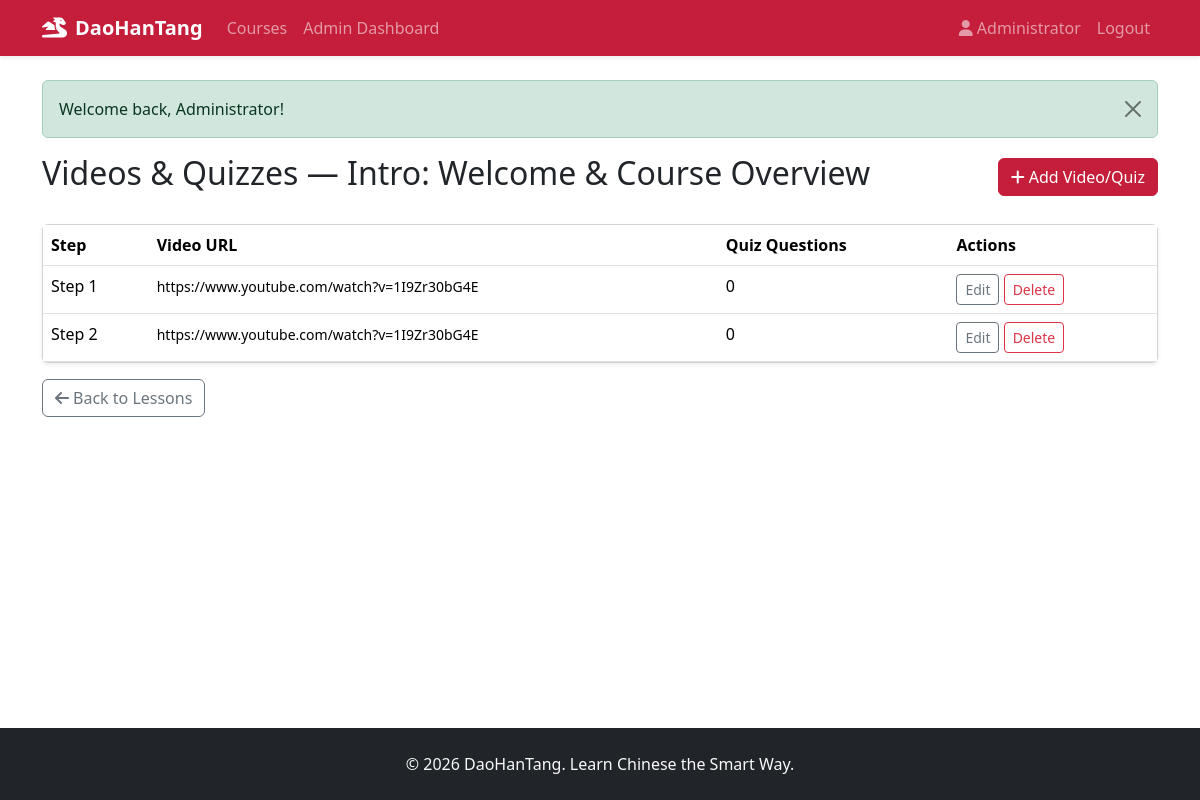
Page /admin/lessons/items?lesson_id=1 (signed in) on the committed database.
### tables this page shows
CREATE TABLE lessons (
    id INT UNSIGNED AUTO_INCREMENT PRIMARY KEY,
    course_id INT UNSIGNED NOT NULL,
    title VARCHAR(200) NOT NULL,
    lesson_number TINYINT UNSIGNED NOT NULL COMMENT '0=Intro, 1-15=Lessons',
    created_at TIMESTAMP DEFAULT CURRENT_TIMESTAMP,
    UNIQUE KEY unique_lesson_order (course_id, lesson_number),
    FOREIGN KEY (course_id) REFERENCES courses(id) ON DELETE CASCADE
);

CREATE TABLE lesson_items (
    id INT UNSIGNED AUTO_INCREMENT PRIMARY KEY,
    lesson_id INT UNSIGNED NOT NULL,
    item_order TINYINT UNSIGNED NOT NULL DEFAULT 1,
    video_url VARCHAR(500) NOT NULL,
    created_at TIMESTAMP DEFAULT CURRENT_TIMESTAMP,
    UNIQUE KEY unique_item_order (lesson_id, item_order),
    FOREIGN KEY (lesson_id) REFERENCES lessons(id) ON DELETE CASCADE
);

### app/Core/Controller.php (called while the page is built, shortened)
<?php
class Controller
{
    protected function view(string $view, array $data = []): void
    {
        extract($data);
        $appConfig = require dirname(__DIR__, 2) . '/config/app.php';
        $viewPath = dirname(__DIR__) . '/Views/' . str_replace('.', '/', $view) . '.php';
        require dirname(__DIR__) . '/Views/layouts/header.php';
        require $viewPath;
        require dirname(__DIR__) . '/Views/layouts/footer.php';
    }
}

### app/Controllers/Admin/LessonController.php (called while the page is built, shortened)
<?php
class LessonController extends Controller
{
    public function items(): void
    {
        $lessonId = (int) ($_GET['lesson_id'] ?? 0);
        $lesson = Lesson::find($lessonId);
        $course = Course::find((int) $lesson['course_id']);
        $items = LessonItem::byLesson($lessonId);
        $this->view('admin.lessons.items', [
            'course' => $course,
            'lesson' => $lesson,
            'items'  => $items,
        ]);
    }
}

### app/Core/Router.php (called while the page is built, shortened)
<?php
class Router
{
    private array $routes = [];
    public function get(string $path, array $handler): self
    {
        $this->routes['GET'][$this->normalize($path)] = $handler;
        return $this;
    }
    public function post(string $path, array $handler): self
    {
        $this->routes['POST'][$this->normalize($path)] = $handler;
        return $this;
    }
    public function dispatch(string $uri, string $method): void
    {
        $path = $this->normalize(parse_url($uri, PHP_URL_PATH) ?? '/');
        $method = strtoupper($method);
        $handler = $this->routes[$method][$path] ?? null;
        [$controllerClass, $action] = $handler;
        $controller = new $controllerClass();
        $controller->$action();
    }
    private function normalize(string $path): string
    {
        $base = rtrim(dirname($_SERVER['SCRIPT_NAME']), '/\\');
        if ($base !== '' && str_starts_with($path, $base)) {
            $path = substr($path, strlen($base));
        }
        $path = '/' . trim($path, '/');
        return $path === '/' ? '/' : rtrim($path, '/');
    }
}

### index.php (called while the page is built, shortened)
<?php
require __DIR__ . '/bootstrap.php';
$router = require __DIR__ . '/routes/web.php';
$router->dispatch($_SERVER['REQUEST_URI'], $_SERVER['REQUEST_METHOD']);

### bootstrap.php (called while the page is built, shortened)
<?php
spl_autoload_register(function (string $class): void {
    $prefix = 'App\\';
    $baseDir = __DIR__ . '/app/';
    $relative = substr($class, strlen($prefix));
    $file = $baseDir . str_replace('\\', '/', $relative) . '.php';
});
require __DIR__ . '/app/helpers.php';

### config/database.php (called while the page is built)
<?php
return [
    'host'     => 'localhost',
    'dbname'   => 'daohantang',
    'username' => 'root',
    'password' => '',
    'charset'  => 'utf8mb4',
];

### app/Core/Database.php (called while the page is built, shortened)
<?php
class Database
{
    private static ?PDO $instance = null;
    public static function getConnection(): PDO
    {
        if (self::$instance === null) {
            $config = require dirname(__DIR__, 2) . '/config/database.php';
            $dsn = sprintf(
                'mysql:host=%s;dbname=%s;charset=%s',
                $config['host'],
                $config['dbname'],
                $config['charset']
            );
            try {
                self::$instance = new PDO($dsn, $config['username'], $config['password'], [
                    PDO::ATTR_ERRMODE            => PDO::ERRMODE_EXCEPTION,
                    PDO::ATTR_DEFAULT_FETCH_MODE => PDO::FETCH_ASSOC,
                    PDO::ATTR_EMULATE_PREPARES   => false,
                ]);
            } catch (PDOException $e) {
                die('Database connection failed: ' . htmlspecialchars($e->getMessage()));
            }
        }
        return self::$instance;
    }
}

### app/Models/Lesson.php (called while the page is built, shortened)
<?php
class Lesson
{
    public static function find(int $id): ?array
    {
        $stmt = Database::getConnection()->prepare('SELECT * FROM lessons WHERE id = ?');
        $stmt->execute([$id]);
        $row = $stmt->fetch();
        return $row ?: null;
    }
}

### app/helpers.php (called while the page is built, shortened)
<?php
function base_path(string $path = ''): string
{
    return dirname(__DIR__) . ($path ? '/' . ltrim($path, '/') : '');
}
function app_url(string $path = ''): string
{
    $config = require base_path('config/app.php');
    $base = rtrim($config['url'], '/');
    $path = ltrim($path, '/');
    return $path === '' ? $base . '/' : $base . '/' . $path;
}
function e(?string $value): string
{
    return htmlspecialchars($value ?? '', ENT_QUOTES, 'UTF-8');
}
function lesson_label(int $number): string
{
    return $number === 0 ? 'Intro' : 'Lesson ' . $number;
}

### config/app.php (called while the page is built)
<?php
return [
    'name'    => 'DaoHanTang',
    'tagline' => 'Learn Chinese the Smart Way',
    'url'     => '/daohantang',
    'telegram' => '@DaoHanTangSupport',
];

### app/Models/LessonItem.php (called while the page is built, shortened)
<?php
class LessonItem
{
    public static function byLesson(int $lessonId): array
    {
        $stmt = Database::getConnection()->prepare(
            'SELECT * FROM lesson_items WHERE lesson_id = ? ORDER BY item_order ASC'
        );
        $stmt->execute([$lessonId]);
        return $stmt->fetchAll();
    }
}

### app/Models/Course.php (called while the page is built, shortened)
<?php
class Course
{
    public static function find(int $id): ?array
    {
        $stmt = Database::getConnection()->prepare('SELECT * FROM courses WHERE id = ?');
        $stmt->execute([$id]);
        $row = $stmt->fetch();
        return $row ?: null;
    }
}

### app/Views/admin/lessons/items.php (the view, shortened to what this page needs)
<div class="d-flex justify-content-between align-items-center mb-4">
    <h2>Videos & Quizzes — <?= e(lesson_label((int) $lesson['lesson_number'])) ?>: <?= e($lesson['title']) ?></h2>
    <a href="<?= app_url('admin/items/create?lesson_id=' . $lesson['id']) ?>" class="btn btn-primary"><i class="fas fa-plus me-1"></i>Add Video/Quiz</a>
</div>
<div class="card shadow-sm">
    <div class="table-responsive">
        <table class="table mb-0">
            <thead><tr><th>Step</th><th>Video URL</th><th>Quiz Questions</th><th>Actions</th></tr></thead>
            <tbody>
            <?php foreach ($items as $item): ?>
            <tr>
                <td>Step <?= (int) $item['item_order'] ?></td>
                <td><small><?= e(mb_strimwidth($item['video_url'], 0, 60, '...')) ?></small></td>
                <td><?= (int) ($item['quiz_count'] ?? 0) ?></td>
                <td>
                    <a href="<?= app_url('admin/items/edit?id=' . $item['id']) ?>" class="btn btn-sm btn-outline-secondary">Edit</a>
                    <form method="POST" action="<?= app_url('admin/items/delete') ?>" class="d-inline" onsubmit="return confirm('Delete this item?')">
                        <button class="btn btn-sm btn-outline-danger">Delete</button>
                    </form>
                </td>
            </tr>
            <?php endforeach; ?>
            </tbody>
        </table>
    </div>
</div>
<a href="<?= app_url('admin/lessons?course_id=' . $course['id']) ?>" class="btn btn-outline-secondary mt-3"><i class="fas fa-arrow-left me-1"></i>Back to Lessons</a>

### assets/css/style.css (style rules this page uses)
:root { --primary-color: #c41e3a; --primary-dark: #9a1830; }
.btn-primary { background-color: var(--primary-color); border-color: var(--primary-color); }
body { min-height: 100vh; display: flex; flex-direction: column; }

### rows in the picture
lessons: lesson_number "Intro", title "Welcome & Course Overview"
lesson_items: item_order "2", video_url "https://www.youtube.com/watch?v=1I9Zr30bG4E", quiz_count "0"

### other values in the picture
$appConfig['name'] "DaoHanTang"
$currentUser['name'] "Administrator"
$flash['message'] "Welcome back, Administrator!"
$item['item_order'] "1"
mb_strimwidth($item['video_url'], 0, 60, '...') "https://www.youtube.com/watch?v=1I9Zr30bG4E"
$item['quiz_count'] "0"
